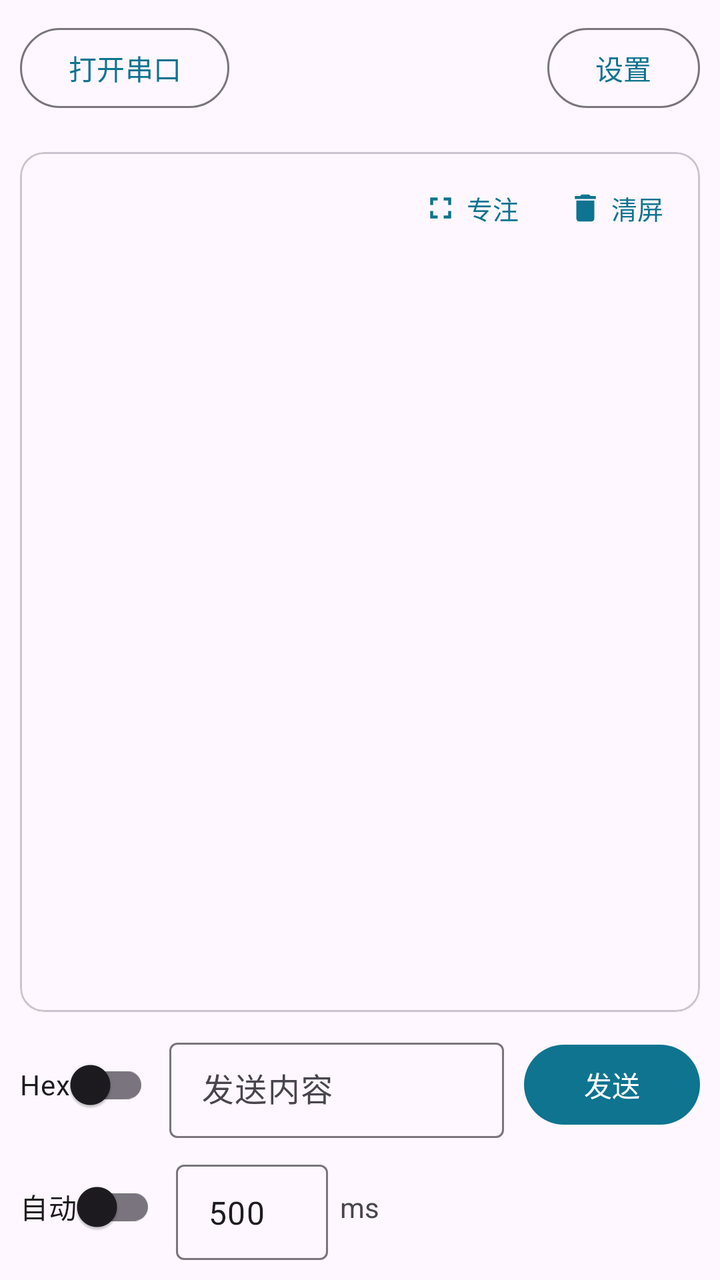
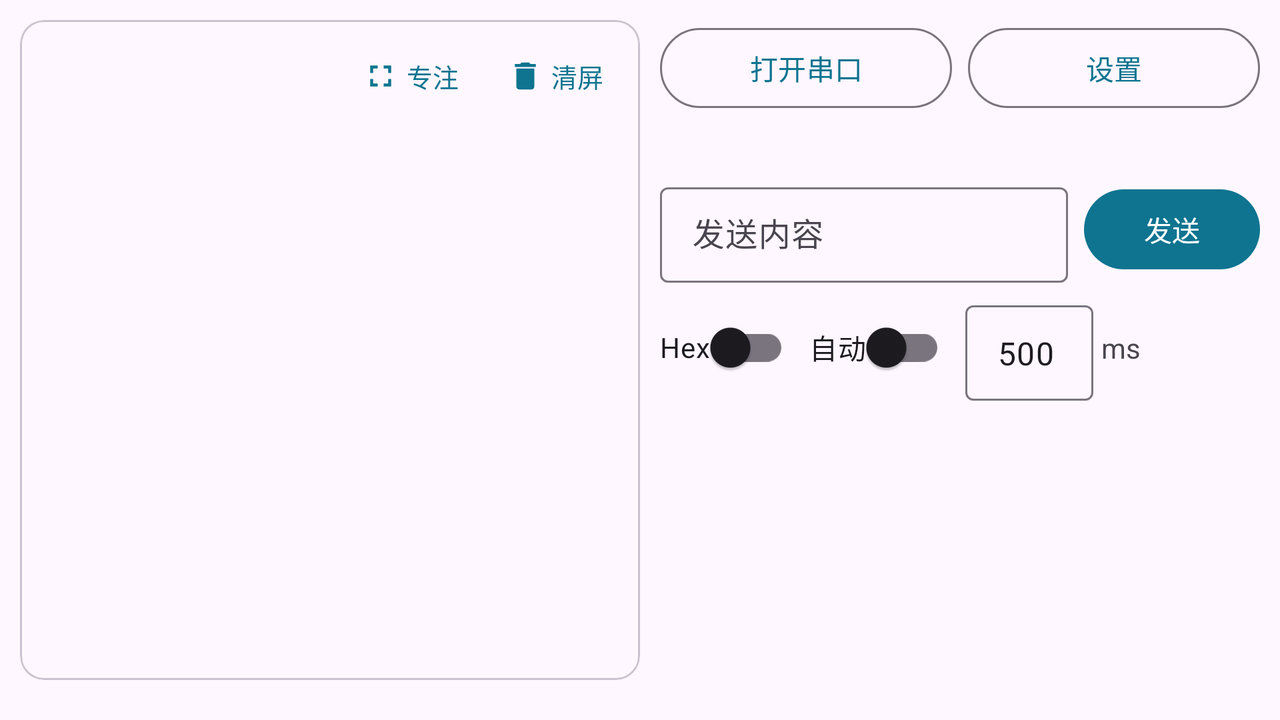

Compare how this app lays out the same screen by default and in its alternative resource folder. The renders come first, then the two layout files and the values they reference.
<!-- AndroidManifest.xml: application theme Theme.MySerial -->
<!-- res/layout/fragment_port.xml -->
<?xml version="1.0" encoding="utf-8"?>
<LinearLayout xmlns:android="http://schemas.android.com/apk/res/android"
    xmlns:app="http://schemas.android.com/apk/res-auto"
    android:layout_width="match_parent"
    android:layout_height="match_parent"
    android:orientation="vertical"
    android:padding="10dp">

    
    <LinearLayout
        android:id="@+id/rowStatus"
        android:layout_width="match_parent"
        android:layout_height="wrap_content"
        android:gravity="center_vertical"
        android:orientation="horizontal">

        <com.google.android.material.button.MaterialButton
            android:id="@+id/buttonOpen"
            style="?attr/materialButtonOutlinedStyle"
            android:layout_width="wrap_content"
            android:layout_height="wrap_content"
            android:minWidth="96dp"
            android:text="@string/open_port" />

        <TextView
            android:id="@+id/textPortInfo"
            android:layout_width="0dp"
            android:layout_height="wrap_content"
            android:layout_marginStart="10dp"
            android:layout_weight="1"
            android:ellipsize="start"
            android:singleLine="true"
            android:textColor="?attr/colorOnSurfaceVariant"
            android:textSize="12sp" />

        <com.google.android.material.button.MaterialButton
            android:id="@+id/buttonConfig"
            style="?attr/materialButtonOutlinedStyle"
            android:layout_width="wrap_content"
            android:layout_height="wrap_content"
            android:layout_marginStart="10dp"
            android:minWidth="64dp"
            android:text="@string/port_settings" />
    </LinearLayout>

    
    <HorizontalScrollView
        android:id="@+id/scrollCommands"
        android:layout_width="match_parent"
        android:layout_height="wrap_content"
        android:layout_marginTop="8dp"
        android:scrollbars="none">

        <com.google.android.material.chip.ChipGroup
            android:id="@+id/chipGroupCommands"
            android:layout_width="wrap_content"
            android:layout_height="wrap_content"
            android:paddingTop="2dp"
            android:paddingBottom="2dp"
            app:chipSpacingHorizontal="6dp"
            app:singleLine="true" />
    </HorizontalScrollView>

    
    <com.google.android.material.card.MaterialCardView
        android:layout_width="match_parent"
        android:layout_height="0dp"
        android:layout_marginTop="6dp"
        android:layout_weight="1"
        app:cardCornerRadius="12dp"
        app:cardElevation="0dp"
        app:strokeColor="?attr/colorOutlineVariant"
        app:strokeWidth="1dp">

        <LinearLayout
            android:layout_width="match_parent"
            android:layout_height="match_parent"
            android:orientation="vertical">

            <LinearLayout
                android:layout_width="match_parent"
                android:layout_height="wrap_content"
                android:gravity="center_vertical"
                android:orientation="horizontal"
                android:paddingStart="10dp"
                android:paddingTop="4dp"
                android:paddingEnd="6dp"
                android:paddingBottom="2dp">

                <TextView
                    android:id="@+id/textCounter"
                    android:layout_width="0dp"
                    android:layout_height="wrap_content"
                    android:layout_weight="1"
                    android:fontFamily="monospace"
                    android:textColor="?attr/colorOnSurfaceVariant"
                    android:textSize="12sp" />

                <com.google.android.material.button.MaterialButton
                    android:id="@+id/buttonFocus"
                    style="@style/Widget.Material3.Button.TextButton"
                    android:layout_width="wrap_content"
                    android:layout_height="wrap_content"
                    android:insetTop="0dp"
                    android:insetBottom="0dp"
                    android:minWidth="0dp"
                    android:text="@string/focus_mode"
                    android:textSize="13sp"
                    app:icon="@drawable/ic_fullscreen"
                    app:iconGravity="textStart"
                    app:iconTint="?attr/colorPrimary" />

                <com.google.android.material.button.MaterialButton
                    android:id="@+id/buttonClearLog"
                    style="@style/Widget.Material3.Button.TextButton"
                    android:layout_width="wrap_content"
                    android:layout_height="wrap_content"
                    android:insetTop="0dp"
                    android:insetBottom="0dp"
                    android:minWidth="0dp"
                    android:text="@string/clear_screen"
                    android:textSize="13sp"
                    app:icon="@drawable/ic_clear_log"
                    app:iconGravity="textStart"
                    app:iconTint="?attr/colorPrimary" />
            </LinearLayout>

            <androidx.recyclerview.widget.RecyclerView
                android:id="@+id/recyclerLog"
                android:layout_width="match_parent"
                android:layout_height="0dp"
                android:layout_weight="1"
                android:clipToPadding="false"
                android:padding="4dp" />
        </LinearLayout>
    </com.google.android.material.card.MaterialCardView>

    
    <LinearLayout
        android:id="@+id/rowSend"
        android:layout_width="match_parent"
        android:layout_height="wrap_content"
        android:layout_marginTop="10dp"
        android:gravity="center_vertical"
        android:orientation="horizontal">

        <com.google.android.material.switchmaterial.SwitchMaterial
            android:id="@+id/switchHex"
            android:layout_width="wrap_content"
            android:layout_height="wrap_content"
            android:text="Hex" />

        <com.google.android.material.textfield.TextInputLayout
            android:layout_width="0dp"
            android:layout_height="wrap_content"
            android:layout_marginStart="10dp"
            android:layout_weight="1"
            android:hint="@string/send_hint"
            style="@style/Widget.Material3.TextInputLayout.OutlinedBox.Dense">

            <com.google.android.material.textfield.TextInputEditText
                android:id="@+id/editTextSend"
                android:layout_width="match_parent"
                android:layout_height="wrap_content"
                android:inputType="textMultiLine|textNoSuggestions"
                android:maxLines="4" />
        </com.google.android.material.textfield.TextInputLayout>

        <com.google.android.material.button.MaterialButton
            android:id="@+id/buttonSend"
            android:layout_width="wrap_content"
            android:layout_height="wrap_content"
            android:layout_marginStart="10dp"
            android:text="@string/send" />
    </LinearLayout>

    
    <LinearLayout
        android:id="@+id/rowAutoSend"
        android:layout_width="match_parent"
        android:layout_height="wrap_content"
        android:layout_marginTop="8dp"
        android:gravity="center_vertical"
        android:orientation="horizontal">

        <com.google.android.material.switchmaterial.SwitchMaterial
            android:id="@+id/switchAuto"
            android:layout_width="wrap_content"
            android:layout_height="wrap_content"
            android:text="@string/auto_send" />

        <com.google.android.material.textfield.TextInputLayout
            android:layout_width="76dp"
            android:layout_height="wrap_content"
            android:layout_marginStart="10dp"
            style="@style/Widget.Material3.TextInputLayout.OutlinedBox.Dense">

            <com.google.android.material.textfield.TextInputEditText
                android:id="@+id/editTextInterval"
                android:layout_width="match_parent"
                android:layout_height="wrap_content"
                android:inputType="number"
                android:text="500" />
        </com.google.android.material.textfield.TextInputLayout>

        <TextView
            android:layout_width="wrap_content"
            android:layout_height="wrap_content"
            android:layout_marginStart="6dp"
            android:text="ms" />

        <Space
            android:layout_width="0dp"
            android:layout_height="1dp"
            android:layout_weight="1" />
    </LinearLayout>
</LinearLayout>
<!-- resources referenced by this layout -->
<resources>
  <!-- drawable ic_clear_log (drawable) -->
  <?xml version="1.0" encoding="utf-8"?>
  <vector xmlns:android="http://schemas.android.com/apk/res/android"
      android:width="24dp"
      android:height="24dp"
      android:viewportWidth="24"
      android:viewportHeight="24">
      <path
          android:fillColor="@android:color/white"
          android:pathData="M6,19c0,1.1,0.9,2,2,2h8c1.1,0,2,-0.9,2,-2V7H6V19z M19,4h-3.5l-1,-1h-5l-1,1H5v2h14V4z" />
  </vector>
  <!-- drawable ic_fullscreen (drawable) -->
  <?xml version="1.0" encoding="utf-8"?>
  <vector xmlns:android="http://schemas.android.com/apk/res/android"
      android:width="24dp"
      android:height="24dp"
      android:viewportWidth="24"
      android:viewportHeight="24">
      <path
          android:fillColor="@android:color/white"
          android:pathData="M7,14H5v5h5v-2H7v-3zM5,10h2V7h3V5H5v5zM17,17h-3v2h5v-5h-2v3zM14,5v2h3v3h2V5h-5z" />
  </vector>
  <string name="auto_send">自动</string>
  <string name="clear_screen">清屏</string>
  <string name="focus_mode">专注</string>
  <string name="open_port">打开串口</string>
  <string name="port_settings">设置</string>
  <string name="send">发送</string>
  <string name="send_hint">发送内容</string>
  <style name="Theme.MySerial" parent="Theme.Material3.DayNight.NoActionBar">
          
          <item name="colorPrimary">@color/brand_primary</item>
          <item name="colorOnPrimary">@color/white</item>
          <item name="colorPrimaryContainer">@color/brand_primary_container</item>
          <item name="colorOnPrimaryContainer">@color/brand_on_primary_container</item>
          
          <item name="colorSecondary">@color/brand_secondary</item>
          <item name="colorOnSecondary">@color/white</item>
          <item name="colorSecondaryContainer">@color/brand_secondary_container</item>
          <item name="colorOnSecondaryContainer">@color/brand_on_secondary_container</item>
          
          <item name="android:statusBarColor">@android:color/transparent</item>
          <item name="android:navigationBarColor">@android:color/transparent</item>
          <item name="android:windowLightStatusBar">true</item>
          <item name="android:windowLightNavigationBar">true</item>
          
          <item name="android:windowLayoutInDisplayCutoutMode">shortEdges</item>
      </style>
  <color name="brand_primary">#FF0E7490</color>
  <color name="white">#FFFFFFFF</color>
  <color name="brand_primary_container">#FFCFFAFE</color>
  <color name="brand_on_primary_container">#FF083344</color>
  <color name="brand_secondary">#FF0F766E</color>
  <color name="brand_secondary_container">#FFCCFBF1</color>
  <color name="brand_on_secondary_container">#FF042F2E</color>
</resources>
<!-- res/layout-land/fragment_port.xml (the repository's variant of the layout above) -->
<!-- drawn on the phone turned sideways -->
<?xml version="1.0" encoding="utf-8"?>
<LinearLayout xmlns:android="http://schemas.android.com/apk/res/android"
    xmlns:app="http://schemas.android.com/apk/res-auto"
    android:layout_width="match_parent"
    android:layout_height="match_parent"
    android:orientation="horizontal"
    android:padding="10dp">

    
    <LinearLayout
        android:layout_width="0dp"
        android:layout_height="match_parent"
        android:layout_weight="1"
        android:orientation="vertical">

        <com.google.android.material.card.MaterialCardView
            android:layout_width="match_parent"
            android:layout_height="0dp"
            android:layout_weight="1"
            app:cardCornerRadius="12dp"
            app:cardElevation="0dp"
            app:strokeColor="?attr/colorOutlineVariant"
            app:strokeWidth="1dp">

            <LinearLayout
                android:layout_width="match_parent"
                android:layout_height="match_parent"
                android:orientation="vertical">

                <LinearLayout
                    android:layout_width="match_parent"
                    android:layout_height="wrap_content"
                    android:gravity="center_vertical"
                    android:orientation="horizontal"
                    android:paddingStart="10dp"
                    android:paddingTop="4dp"
                    android:paddingEnd="6dp"
                    android:paddingBottom="2dp">

                    <TextView
                        android:id="@+id/textCounter"
                        android:layout_width="0dp"
                        android:layout_height="wrap_content"
                        android:layout_weight="1"
                        android:fontFamily="monospace"
                        android:textColor="?attr/colorOnSurfaceVariant"
                        android:textSize="12sp" />

                    <com.google.android.material.button.MaterialButton
                        android:id="@+id/buttonFocus"
                        style="@style/Widget.Material3.Button.TextButton"
                        android:layout_width="wrap_content"
                        android:layout_height="wrap_content"
                        android:insetTop="0dp"
                        android:insetBottom="0dp"
                        android:minWidth="0dp"
                        android:text="@string/focus_mode"
                        android:textSize="13sp"
                        app:icon="@drawable/ic_fullscreen"
                        app:iconGravity="textStart"
                        app:iconTint="?attr/colorPrimary" />

                    <com.google.android.material.button.MaterialButton
                        android:id="@+id/buttonClearLog"
                        style="@style/Widget.Material3.Button.TextButton"
                        android:layout_width="wrap_content"
                        android:layout_height="wrap_content"
                        android:insetTop="0dp"
                        android:insetBottom="0dp"
                        android:minWidth="0dp"
                        android:text="@string/clear_screen"
                        android:textSize="13sp"
                        app:icon="@drawable/ic_clear_log"
                        app:iconGravity="textStart"
                        app:iconTint="?attr/colorPrimary" />
                </LinearLayout>

                <androidx.recyclerview.widget.RecyclerView
                    android:id="@+id/recyclerLog"
                    android:layout_width="match_parent"
                    android:layout_height="0dp"
                    android:layout_weight="1"
                    android:clipToPadding="false"
                    android:padding="4dp" />
            </LinearLayout>
        </com.google.android.material.card.MaterialCardView>

        
        <HorizontalScrollView
            android:id="@+id/scrollCommands"
            android:layout_width="match_parent"
            android:layout_height="wrap_content"
            android:layout_marginTop="6dp"
            android:scrollbars="none">

            <com.google.android.material.chip.ChipGroup
                android:id="@+id/chipGroupCommands"
                android:layout_width="wrap_content"
                android:layout_height="wrap_content"
                android:paddingTop="2dp"
                android:paddingBottom="2dp"
                app:chipSpacingHorizontal="6dp"
                app:singleLine="true" />
        </HorizontalScrollView>
    </LinearLayout>

    
    <ScrollView
        android:id="@+id/sidePanel"
        android:layout_width="300dp"
        android:layout_height="match_parent"
        android:layout_marginStart="10dp"
        android:scrollbars="none">

        <LinearLayout
            android:layout_width="match_parent"
            android:layout_height="wrap_content"
            android:orientation="vertical">

            
            <LinearLayout
                android:id="@+id/rowStatus"
                android:layout_width="match_parent"
                android:layout_height="wrap_content"
                android:orientation="vertical">

                <LinearLayout
                    android:layout_width="match_parent"
                    android:layout_height="wrap_content"
                    android:orientation="horizontal">

                    <com.google.android.material.button.MaterialButton
                        android:id="@+id/buttonOpen"
                        style="?attr/materialButtonOutlinedStyle"
                        android:layout_width="0dp"
                        android:layout_height="wrap_content"
                        android:layout_weight="1"
                        android:text="@string/open_port" />

                    <com.google.android.material.button.MaterialButton
                        android:id="@+id/buttonConfig"
                        style="?attr/materialButtonOutlinedStyle"
                        android:layout_width="0dp"
                        android:layout_height="wrap_content"
                        android:layout_marginStart="8dp"
                        android:layout_weight="1"
                        android:text="@string/port_settings" />
                </LinearLayout>

                <TextView
                    android:id="@+id/textPortInfo"
                    android:layout_width="match_parent"
                    android:layout_height="wrap_content"
                    android:layout_marginTop="4dp"
                    android:ellipsize="end"
                    android:singleLine="true"
                    android:textColor="?attr/colorOnSurfaceVariant"
                    android:textSize="12sp" />
            </LinearLayout>

            
            <LinearLayout
                android:id="@+id/rowSend"
                android:layout_width="match_parent"
                android:layout_height="wrap_content"
                android:layout_marginTop="10dp"
                android:gravity="center_vertical"
                android:orientation="horizontal">

                <com.google.android.material.textfield.TextInputLayout
                    android:layout_width="0dp"
                    android:layout_height="wrap_content"
                    android:layout_weight="1"
                    android:hint="@string/send_hint"
                    style="@style/Widget.Material3.TextInputLayout.OutlinedBox.Dense">

                    <com.google.android.material.textfield.TextInputEditText
                        android:id="@+id/editTextSend"
                        android:layout_width="match_parent"
                        android:layout_height="wrap_content"
                        android:inputType="textMultiLine|textNoSuggestions"
                        android:maxLines="4" />
                </com.google.android.material.textfield.TextInputLayout>

                <com.google.android.material.button.MaterialButton
                    android:id="@+id/buttonSend"
                    android:layout_width="wrap_content"
                    android:layout_height="wrap_content"
                    android:layout_marginStart="8dp"
                    android:text="@string/send" />
            </LinearLayout>

            
            <LinearLayout
                android:id="@+id/rowAutoSend"
                android:layout_width="match_parent"
                android:layout_height="wrap_content"
                android:layout_marginTop="6dp"
                android:gravity="center_vertical"
                android:orientation="horizontal">

                <com.google.android.material.switchmaterial.SwitchMaterial
                    android:id="@+id/switchHex"
                    android:layout_width="wrap_content"
                    android:layout_height="wrap_content"
                    android:text="Hex" />

                <com.google.android.material.switchmaterial.SwitchMaterial
                    android:id="@+id/switchAuto"
                    android:layout_width="wrap_content"
                    android:layout_height="wrap_content"
                    android:layout_marginStart="10dp"
                    android:text="@string/auto_send" />

                <com.google.android.material.textfield.TextInputLayout
                    android:layout_width="64dp"
                    android:layout_height="wrap_content"
                    android:layout_marginStart="10dp"
                    style="@style/Widget.Material3.TextInputLayout.OutlinedBox.Dense">

                    <com.google.android.material.textfield.TextInputEditText
                        android:id="@+id/editTextInterval"
                        android:layout_width="match_parent"
                        android:layout_height="wrap_content"
                        android:inputType="number"
                        android:text="500" />
                </com.google.android.material.textfield.TextInputLayout>

                <TextView
                    android:layout_width="wrap_content"
                    android:layout_height="wrap_content"
                    android:layout_marginStart="4dp"
                    android:text="ms" />
            </LinearLayout>
        </LinearLayout>
    </ScrollView>
</LinearLayout>
